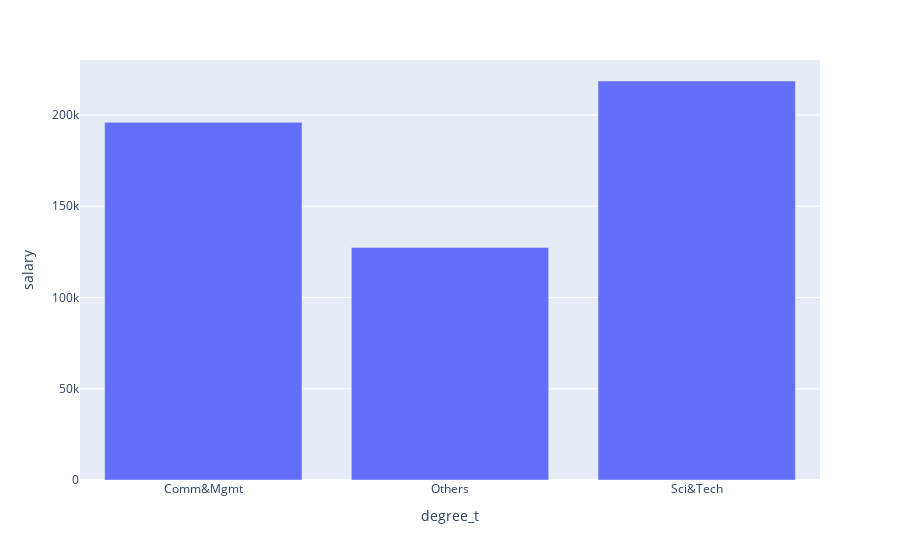

Here is the notebook cell this chart was saved with:
### Code cell
recruit_groupby1 = recruit_df.groupby('degree_t', observed=False)['salary'].mean().reset_index()

fig = px.bar(recruit_groupby1, x='degree_t', y='salary')
fig.show()

### Figure 1 — Plotly figure (JSON) as saved in the notebook; plotly's stock layout.template omitted (floating-point values rounded to 4 significant figures)
{"data": [{"hovertemplate": "degree_t=%{x}<br>salary=%{y}<extra></extra>", "legendgroup": "", "marker": {"color": "#636efa", "pattern": {"shape": ""}}, "name": "", "orientation": "v", "showlegend": false, "textposition": "auto", "type": "bar", "x": ["Comm&Mgmt", "Others", "Sci&Tech"], "xaxis": "x", "y": [196000.0, 127500.0, 218600.0], "yaxis": "y"}], "layout": {"barmode": "relative", "legend": {"tracegroupgap": 0}, "margin": {"t": 60}, "xaxis": {"anchor": "y", "domain": [0, 1], "title": {"text": "degree_t"}}, "yaxis": {"anchor": "x", "domain": [0, 1], "title": {"text": "salary"}}}}
